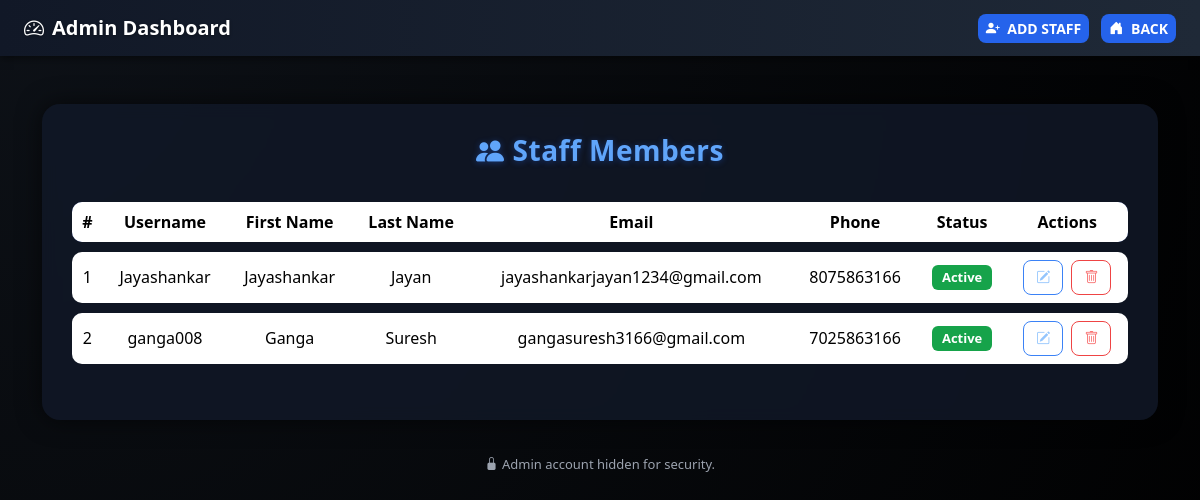
The page /users/ (signed in) on the database its author committed.
### app/models.py (models this page shows, shortened)
class User(AbstractUser):
    phone = models.CharField(max_length=20, blank=True, null=True)

### app/views.py (the view)
# urls.py: path("users/", views.users_list, name="users_list"),
@user_passes_test(admin_only)
@login_required
def users_list(request):
    users = User.objects.filter(is_staff=True, is_superuser=False).order_by("username")
    return render(request, "users_list.html", {"users": users})

### app/views.py (called while the page is built)
def admin_only(user):
    return user.is_superuser

### project/templates/users_list.html (shortened to what this page needs)
<!DOCTYPE html>
<html lang="en">
<head>
  <link href="https://cdn.jsdelivr.net/npm/bootstrap@5.3.3/dist/css/bootstrap.min.css" rel="stylesheet">
  <link href="https://cdn.jsdelivr.net/npm/bootstrap-icons@1.11.3/font/bootstrap-icons.css" rel="stylesheet">
</head>
<body>
  <nav class="navbar navbar-expand-lg px-4">
    <a class="navbar-brand fw-bold" href="#"><i class="bi bi-speedometer2 me-2"></i>Admin Dashboard</a>
    <div class="ms-auto">
      <a href="{% url 'add_user' %}" class="btn btn-light btn-sm me-2">
        <i class="bi bi-person-plus-fill me-1"></i> ADD STAFF      </a>
      <a href="{% url 'admin_home' %}" class="btn btn-light btn-sm">
        <i class="bi bi-house-door-fill me-1"></i> BACK
      </a>
    </div>
  </nav>
  <div class="container mt-5">
    <div class="table-container">
      <h3 class="text-center fw-bold mb-4">
        <i class="bi bi-people-fill me-2"></i>Staff Members
      </h3>
      <div class="table-responsive">
        <table class="table align-middle">
          <thead>
            <tr>
              <th>#</th>
              <th>Username</th>
              <th>First Name</th>
              <th>Last Name</th>
              <th>Email</th>
              <th>Phone</th>
              <th>Status</th>
              <th>Actions</th>
            </tr>
          </thead>
          <tbody>
            {% for user in users %}
            <tr>
              <td>{{ forloop.counter }}</td>
              <td>{{ user.username }}</td>
              <td>{{ user.first_name }}</td>
              <td>{{ user.last_name }}</td>
              <td>{{ user.email }}</td>
              <td>{{ user.phone|default:"—" }}</td>
              <td>
                {% if user.is_active %}
                  <span class="badge bg-success">Active</span>
                {% else %}
                  <span class="badge bg-danger">Inactive</span>
                {% endif %}
              </td>
              <td>
                <a href="{% url 'edit_user' user.id %}" class="btn btn-sm btn-outline-primary">
                  <i class="bi bi-pencil-square"></i>
                </a>
                <a href="{% url 'delete_user' user.id %}" class="btn btn-sm btn-outline-danger ms-1">
                  <i class="bi bi-trash"></i>
                </a>
              </td>
            </tr>
            {% empty %}
            <tr>
              <td colspan="8" class="text-center text-muted py-4">
                <i class="bi bi-info-circle me-2"></i>No staff users found.
              </td>
            </tr>
            {% endfor %}
          </tbody>
        </table>
      </div>
    </div>
    <div class="footer-note">
      <i class="bi bi-lock-fill me-1"></i>Admin account hidden for security.
    </div>
  </div>
</body>
</html>

### project/templates/users_list.html (style rules this page uses)
body { background: radial-gradient(circle at top left, #0d1117, #000); color: #e5e7eb; font-family: 'Segoe UI', sans-serif; min-height: 100vh; margin: 0; padding-bottom: 40px; }
nav.navbar { background: linear-gradient(90deg, #111827, #1f2937); box-shadow: 0 2px 8px rgba(0,0,0,0.5); }
.navbar-brand { color: #fff !important; text-shadow: 0 1px 3px rgba(0,0,0,0.4); }
.btn-light { background: #2563eb; border: none; color: #fff; font-weight: 600; border-radius: 8px; transition: 0.3s; }
h3 { color: #60a5fa; text-shadow: 0 1px 6px rgba(37,99,235,0.4); letter-spacing: 0.5px; }
.table-container { background: rgba(17, 24, 39, 0.85); backdrop-filter: blur(8px); border-radius: 18px; box-shadow: 0 0 25px rgba(0,0,0,0.6); padding: 30px; animation: fadeIn 0.8s ease; }
table { border-collapse: separate; border-spacing: 0 10px; color: #d1d5db; }
thead tr { background-color: #1e3a8a; color: #fff; }
th, td { vertical-align: middle !important; text-align: center; border: none; }
tbody tr { background: rgba(31, 41, 55, 0.9); transition: all 0.3s ease; }
th:first-child, td:first-child { border-top-left-radius: 10px; border-bottom-left-radius: 10px; }
th:last-child, td:last-child { border-top-right-radius: 10px; border-bottom-right-radius: 10px; }
.btn-outline-primary, .btn-outline-danger { border-radius: 8px; padding: 6px 12px; font-weight: 500; color: #93c5fd; border: 1px solid #3b82f6; transition: all 0.2s ease; }
.btn-outline-danger { color: #f87171; border-color: #ef4444; }
.badge { border-radius: 6px; font-size: 13px; padding: 6px 10px; }
.bg-success { background: #16a34a !important; }
.footer-note { text-align: center; margin-top: 35px; font-size: 13px; color: #9ca3af; }

### rows shown on the page
User: username "Jayashankar", first_name "Jayashankar", last_name "Jayan", email "jayashankarjayan1234@gmail.com", phone "8075863166", is_active "Active"
User: username "ganga008", first_name "Ganga", last_name "Suresh", email "gangasuresh3166@gmail.com", phone "7025863166", is_active "Active"
